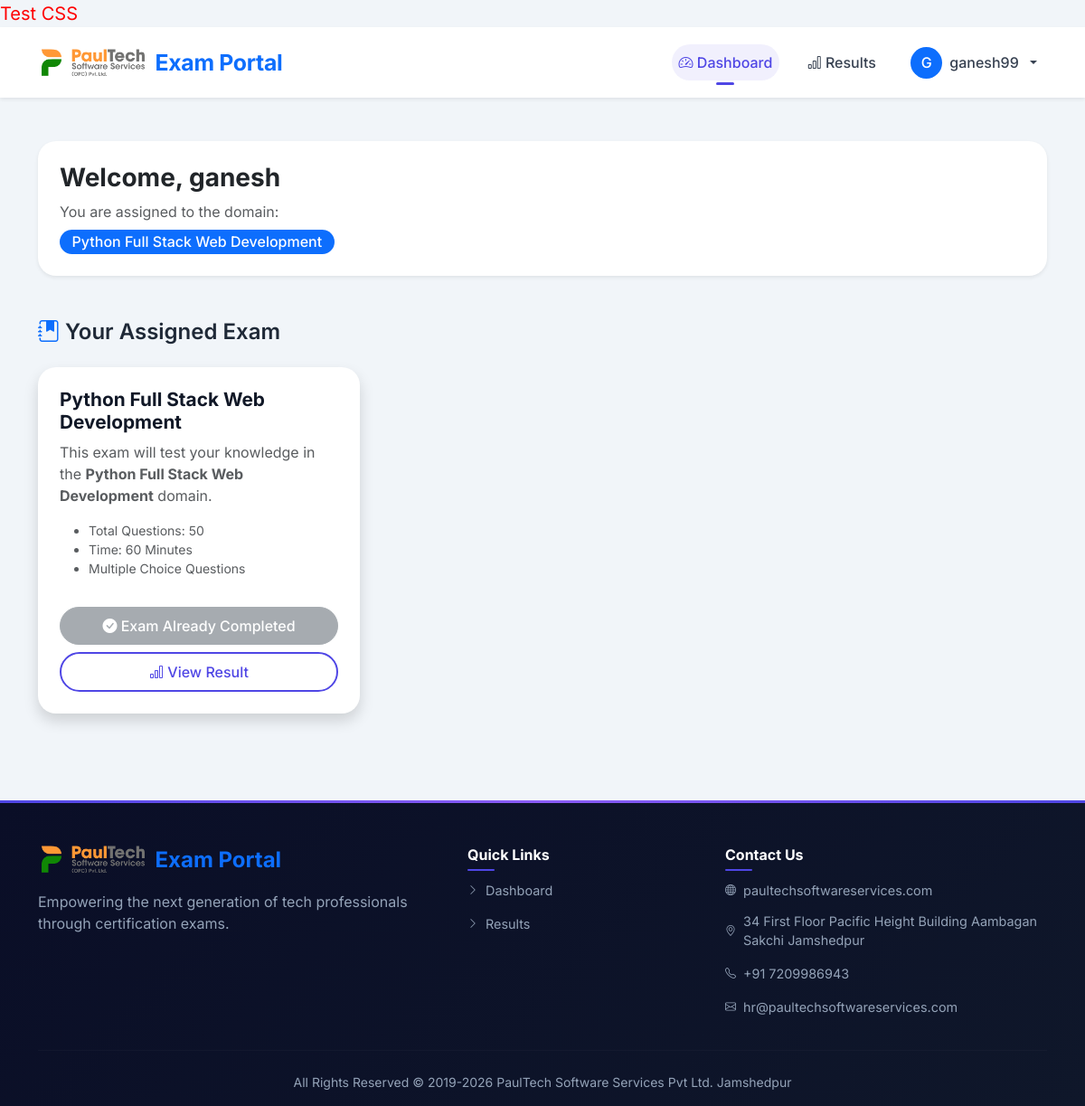
The app's page /dashboard/ (signed in) with its own data.
### exams/models.py (models this page shows, shortened)
class Student(models.Model):
    username = models.CharField(max_length=100, unique=True)
    password = models.CharField(max_length=100)
    full_name = models.CharField(max_length=200)
    DOMAIN_CHOICES = [
        ("PHP Full Stack Web Development", "PHP Full Stack Web Development"),
        ("Python Full Stack Web Development", "Python Full Stack Web Development"),
        ("Java Full Stack Web Development", "Java Full Stack Web Development"),
        ("MERN Stack Development", "MERN Stack Development"),
        ("MEAN Stack Development", "MEAN Stack Development"),
        ("Data Analytics", "Data Analytics"),
        ("Cloud Computing", "Cloud Computing"),
        ("Artificial Intelligence / Machine Learning", "Artificial Intelligence / Machine Learning"),
    ]
    domain = models.CharField(max_length=200, choices=DOMAIN_CHOICES)
    created_at = models.DateTimeField(auto_now_add=True)

### exams/views.py (the view)
# urls.py: path('dashboard/', views.dashboard_view, name='dashboard'),
def dashboard_view(request):
    student_id = request.session.get("student_id")
    if not student_id:
        return redirect("login")
    student = Student.objects.get(id=student_id)
    domain = student.domain
    questions_exist = Question.objects.filter(domain=domain).exists()
    attempted = ExamResult.objects.filter(student=student).exists()
    return render(request, "dashboard.html", {
        "student": student,
        "attempted": attempted,
        "questions_exist": questions_exist,
    })

### templates/dashboard.html (shortened to what this page needs)
{% load static %}
<!DOCTYPE html>
<html lang="en">
<head>
<link href="https://cdn.jsdelivr.net/npm/bootstrap@5.3.0/dist/css/bootstrap.min.css" rel="stylesheet">
<link rel="stylesheet" href="https://cdn.jsdelivr.net/npm/bootstrap-icons@1.11.3/font/bootstrap-icons.min.css">
<link rel="stylesheet" href="{% static 'css/style.css' %}">
</head>
<body>
<div style="color: red; font-size: 20px;">Test CSS</div>
<nav class="navbar navbar-expand-lg bg-white shadow-sm sticky-top">
<div class="container">
<a class="navbar-brand fw-bold d-flex align-items-center gap-2" href="{% url 'dashboard' %}">
<img src="{% static 'images/logo.png' %}" alt="PaulTech Exam Portal" height="35" class="d-inline-block align-middle">
<span class="text-primary">Exam Portal</span>
</a>
<div class="collapse navbar-collapse" id="navbarMain">
<ul class="navbar-nav ms-auto align-items-center gap-3">
<li class="nav-item">
<a class="nav-link active" href="{% url 'dashboard' %}">
<i class="bi bi-speedometer2"></i> Dashboard
</a>
</li>
<li class="nav-item">
<a class="nav-link" href="{% url 'result' %}">
<i class="bi bi-bar-chart"></i> Results
</a>
</li>
<li class="nav-item dropdown">
<a class="nav-link dropdown-toggle d-flex align-items-center gap-2" data-bs-toggle="dropdown">
<div class="bg-primary text-white rounded-circle d-flex align-items-center justify-content-center"
     style="width:35px;height:35px">
{{ student.username|first|upper }}
</div>
<span>{{ student.username }}</span>
</a>
</li>
</ul>
</div>
</div>
</nav>
<main class="py-5">
<div class="container">
<div class="card border-0 shadow-sm mb-5">
<div class="card-body p-4">
<h3 class="fw-bold">
Welcome, {{ student.full_name }}
</h3>
<p class="text-muted mb-2">
You are assigned to the domain:
</p>
<span class="badge bg-primary fs-6">
{{ student.domain }}
</span>
</div>
</div>
<h4 class="fw-semibold mb-4">
<i class="bi bi-journal-bookmark-fill text-primary"></i>
Your Assigned Exam
</h4>
<div class="row">
<div class="col-md-6 col-lg-4">
<div class="card border-0 shadow exam-card">
<div class="card-body">
<h5 class="card-title fw-bold">
{{ student.domain }}
</h5>
<p class="text-muted">
This exam will test your knowledge in the
<strong>{{ student.domain }}</strong> domain.
</p>
<ul class="small text-muted">
<li>Total Questions: 50</li>
<li>Time: 60 Minutes</li>
<li>Multiple Choice Questions</li>
</ul>
{% if not questions_exist %}
<div class="alert alert-warning text-center mt-3 mb-0">
<i class="bi bi-exclamation-triangle-fill fs-5"></i><br>
<strong>Exams Not Available</strong>
<p class="mb-0 small mt-2">Questions are not uploaded for your domain yet.<br>Please contact the administrator.</p>
</div>
{% elif attempted %}
<button class="btn btn-secondary w-100 mt-3" disabled>
<i class="bi bi-check-circle-fill"></i>
Exam Already Completed
</button>
<a href="{% url 'result' %}" class="btn btn-outline-primary w-100 mt-2">
<i class="bi bi-bar-chart"></i>
View Result
</a>
{% else %}
<a href="{% url 'exam_instructions' %}" class="btn btn-primary w-100 mt-3">
<i class="bi bi-play-fill"></i>
Start Exam
</a>
{% endif %}
</div>
</div>
</div>
</div>
</div>
</main>
<footer class="footer mt-5 pt-5 pb-3">
<div class="container">
<div class="row g-4">
<div class="col-lg-5 col-md-6">
<div class="footer-brand d-flex align-items-center gap-2">
<img src="{% static 'images/logo.png' %}" alt="PaulTech Exam Portal" height="35">
<span class="fw-bold fs-4 text-primary">Exam Portal</span>
</div>
<p class="text-muted mt-3 mb-0">
Empowering the next generation of tech professionals through certification exams.
</p>
</div>
<div class="col-lg-3 col-md-6">
<h6 class="fw-bold mb-3">Quick Links</h6>
<ul class="footer-links">
<li>
<a href="{% url 'dashboard' %}">
<i class="bi bi-chevron-right"></i> Dashboard
</a>
</li>
<li>
<a href="{% url 'result' %}">
<i class="bi bi-chevron-right"></i> Results
</a>
</li>
</ul>
</div>
<div class="col-lg-4 col-md-12">
<h6 class="fw-bold mb-3">Contact Us</h6>
<ul class="footer-links">
<li>
<a href="https://paultechsoftwareservices.com/" target="_blank">
<i class="bi bi-globe"></i>
paultechsoftwareservices.com
</a>
</li>
<li>
<a href="#">
<i class="bi bi-geo-alt"></i>
34 First Floor Pacific Height Building Aambagan Sakchi Jamshedpur
</a>
</li>
<li>
<a href="tel:+917209986943">
<i class="bi bi-telephone"></i>
+91 7209986943
</a>
</li>
<li>
<a href="mailto:hr@paultechsoftwareservices.com">
<i class="bi bi-envelope"></i>
hr@paultechsoftwareservices.com
</a>
</li>
</ul>
</div>
</div>
<hr class="my-4">
<div class="row">
<div class="col text-center">
<p class="mb-0 small text-muted">
All Rights Reserved © 2019-2026 PaulTech Software Services Pvt Ltd. Jamshedpur
</p>
</div>
</div>
</div>
</footer>
</body>
</html>

### static/css/style.css (style rules this page uses)
:root { --primary: #4f46e5; --primary-dark: #4338ca; --primary-light: #818cf8; --primary-gradient: linear-gradient(135deg, #4f46e5 0%, #7c3aed 100%); --secondary: #6c757d; --success: #10b981; --warning: #f59e0b; --danger: #ef4444; --info: #3b82f6; --dark: #1e293b; --light-bg: #f8fafc; --white: #ffffff; --gray-50: #f9fafb; --gray-100: #f3f4f6; --gray-200: #e5e7eb; --gray-300: #d1d5db; --gray-400: #9ca3af; --gray-500: #6b7280; --gray-600: #4b5563; --gray-700: #374151; --gray-800: #1f2937; --gray-900: #111827; --card-shadow: 0 25px 50px -12px rgba(0, 0, 0, 0.25); --hover-shadow: 0 35px 60px -15px rgba(0, 0, 0, 0.3); --border-radius-sm: 0.75rem; --border-radius-md: 1rem; --border-radius-lg: 1.25rem; --border-radius-xl: 1.5rem; --border-radius-2xl: 2rem; --transition-fast: 0.2s ease; --transition-base: 0.3s ease; --transition-slow: 0.4s ease; }
* { margin: 0; padding: 0; box-sizing: border-box; }
body { font-family: 'Inter', -apple-system, BlinkMacSystemFont, 'Segoe UI', Roboto, Helvetica, Arial, sans-serif; background-color: #f1f5f9; color: var(--gray-800); line-height: 1.5; overflow-x: hidden; }
.navbar { background: rgba(255, 255, 255, 0.98) !important; backdrop-filter: blur(8px); box-shadow: 0 1px 2px rgba(0, 0, 0, 0.03), 0 2px 6px rgba(0, 0, 0, 0.05); padding: 0.85rem 0; transition: all var(--transition-base); }
.navbar-brand { font-weight: 800; font-size: 1.55rem; letter-spacing: -0.3px; transition: transform var(--transition-fast); display: flex; align-items: center; }
.nav-link { font-weight: 500; margin: 0 0.2rem; border-radius: 40px; transition: all var(--transition-fast); color: var(--gray-700) !important; position: relative; }
.nav-link:hover, .nav-link.active { color: var(--primary) !important; background-color: rgba(79, 70, 229, 0.08); }
.nav-link.active::after { content: ''; position: absolute; bottom: -5px; left: 50%; transform: translateX(-50%); width: 20px; height: 3px; background: var(--primary); border-radius: 3px; }
.btn { border-radius: 40px; padding: 0.5rem 1.25rem; font-weight: 500; transition: all var(--transition-base); position: relative; overflow: hidden; }
.btn-outline-primary { border-radius: 40px; border-width: 2px; border-color: var(--primary); color: var(--primary); }
.btn:disabled { opacity: 0.6; cursor: not-allowed; transform: none; }
.card { border: none; border-radius: var(--border-radius-lg); background: var(--white); transition: all var(--transition-base); box-shadow: 0 20px 35px -12px rgba(0, 0, 0, 0.08); overflow: hidden; }
.card-body { padding: 1.5rem; }
.exam-card { cursor: pointer; transition: all var(--transition-base); }
.exam-card .card-title { font-weight: 700; font-size: 1.3rem; margin-bottom: 0.5rem; color: var(--gray-900); transition: color var(--transition-fast); }
.badge { font-weight: 500; padding: 0.35rem 0.85rem; border-radius: 40px; }
.footer { background: linear-gradient(135deg, #0a0e27 0%, #0f172a 100%); color: #e2e8f0; position: relative; overflow: hidden; }
.footer::before { content: ''; position: absolute; top: 0; left: 0; right: 0; height: 3px; background: linear-gradient(90deg, var(--primary), #8b5cf6, var(--primary)); }
.footer-brand { display: flex; align-items: center; flex-wrap: wrap; }
.footer-brand span { color: white; }
.footer .text-muted { color: #94a3b8 !important; }
.footer h6 { color: white; font-size: 1rem; margin-bottom: 1.25rem; position: relative; display: inline-block; }
.footer h6::after { content: ''; position: absolute; bottom: -8px; left: 0; width: 30px; height: 2px; background: var(--primary); border-radius: 2px; }
.footer-links { list-style: none; padding: 0; margin: 0; }
.footer-links li { margin-bottom: 0.75rem; }
.footer-links a { color: #94a3b8; text-decoration: none; transition: all 0.3s ease; display: inline-flex; align-items: center; gap: 0.5rem; font-size: 0.9rem; word-break: break-word; }
.footer-links a i { font-size: 0.75rem; transition: transform 0.3s ease; flex-shrink: 0; }
.footer hr { border-color: rgba(255, 255, 255, 0.1); margin: 1.5rem 0; }
@media (min-width: 1200px) { .container { max-width: 1140px; } }
.card, .welcome-banner, .question-container { animation: fadeInUp 0.5s ease-out; }
html { scroll-behavior: smooth; }

### records on screen
Student: username|first "G", username "ganesh99", full_name "ganesh", domain "Python Full Stack Web Development"
